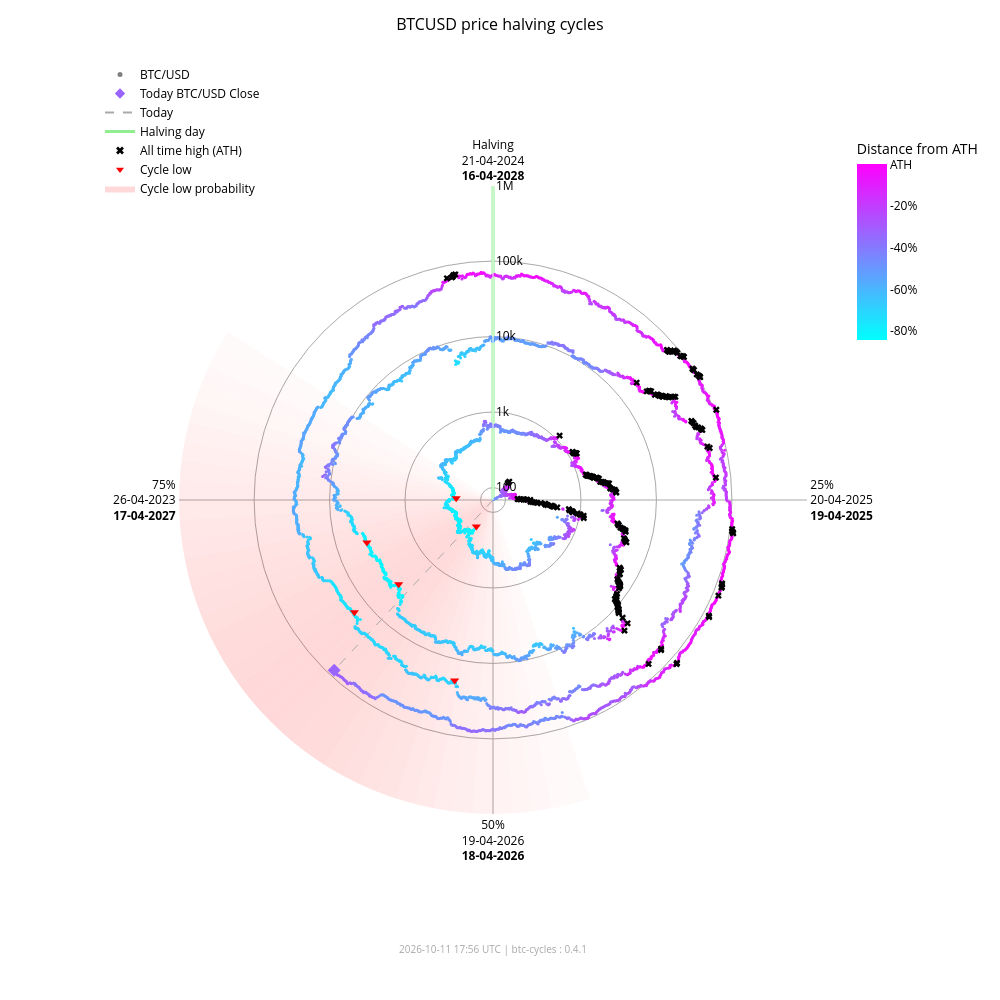

Notebook cell for this chart:
### Markdown cell above
### Interactive chart (plotly)

### Code cell
fig_interactive = btc.plot(
    kind="interactive",
    from_date="2012-11-28",
)
# plotly config for interactivity
config = {"scrollZoom": True, "displayModeBar": True}
# display in notebook
fig_interactive.show(config=config)

### Figure 1 — Plotly figure (JSON) as saved in the notebook; plotly's stock layout.template omitted (floating-point values rounded to 4 significant figures; data arrays with more than 128 entries replaced by an {"elided": "..."} marker saying what was removed)
{"data": [{"fill": "toself", "fillcolor": "rgba(255,0,0,0.018306980149439524)", "hoverinfo": "skip", "line": {"width": 0}, "mode": "lines", "r": [68.43, 1000000, 1000000, 68.43, 68.43], "showlegend": false, "theta": [162.0, 162.0, 165.6, 165.6, 162.0], "type": "scatterpolar"}, {"fill": "toself", "fillcolor": "rgba(255,0,0,0.02405911634527998)", "hoverinfo": "skip", "line": {"width": 0}, "mode": "lines", "r": [68.43, 1000000, 1000000, 68.43, 68.43], "showlegend": false, "theta": [165.6, 165.6, 169.2, 169.2, 165.6], "type": "scatterpolar"}, {"fill": "toself", "fillcolor": "rgba(255,0,0,0.03080344937225435)", "hoverinfo": "skip", "line": {"width": 0}, "mode": "lines", "r": [68.43, 1000000, 1000000, 68.43, 68.43], "showlegend": false, "theta": [169.2, 169.2, 172.8, 172.8, 169.2], "type": "scatterpolar"}, {"fill": "toself", "fillcolor": "rgba(255,0,0,0.03847233586005252)", "hoverinfo": "skip", "line": {"width": 0}, "mode": "lines", "r": [68.43, 1000000, 1000000, 68.43, 68.43], "showlegend": false, "theta": [172.8, 172.8, 176.4, 176.4, 172.8], "type": "scatterpolar"}, {"fill": "toself", "fillcolor": "rgba(255,0,0,0.04694405159551338)", "hoverinfo": "skip", "line": {"width": 0}, "mode": "lines", "r": [68.43, 1000000, 1000000, 68.43, 68.43], "showlegend": false, "theta": [176.4, 176.4, 180.0, 180.0, 176.4], "type": "scatterpolar"}, {"fill": "toself", "fillcolor": "rgba(255,0,0,0.05605603979818329)", "hoverinfo": "skip", "line": {"width": 0}, "mode": "lines", "r": [68.43, 1000000, 1000000, 68.43, 68.43], "showlegend": false, "theta": [180.0, 180.0, 183.6, 183.6, 180.0], "type": "scatterpolar"}, {"fill": "toself", "fillcolor": "rgba(255,0,0,0.06562330627802694)", "hoverinfo": "skip", "line": {"width": 0}, "mode": "lines", "r": [68.43, 1000000, 1000000, 68.43, 68.43], "showlegend": false, "theta": [183.6, 183.6, 187.2, 187.2, 183.6], "type": "scatterpolar"}, {"fill": "toself", "fillcolor": "rgba(255,0,0,0.07545707932574237)", "hoverinfo": "skip", "line": {"width": 0}, "mode": "lines", "r": [68.43, 1000000, 1000000, 68.43, 68.43], "showlegend": false, "theta": [187.2, 187.2, 190.8, 190.8, 187.2], "type": "scatterpolar"}, {"fill": "toself", "fillcolor": "rgba(255,0,0,0.08537841060169407)", "hoverinfo": "skip", "line": {"width": 0}, "mode": "lines", "r": [68.43, 1000000, 1000000, 68.43, 68.43], "showlegend": false, "theta": [190.8, 190.8, 194.4, 194.4, 190.8], "type": "scatterpolar"}, {"fill": "toself", "fillcolor": "rgba(255,0,0,0.09522272137134848)", "hoverinfo": "skip", "line": {"width": 0}, "mode": "lines", "r": [68.43, 1000000, 1000000, 68.43, 68.43], "showlegend": false, "theta": [194.4, 194.4, 198.0, 198.0, 194.4], "type": "scatterpolar"}, {"fill": "toself", "fillcolor": "rgba(255,0,0,0.10483418800389056)", "hoverinfo": "skip", "line": {"width": 0}, "mode": "lines", "r": [68.43, 1000000, 1000000, 68.43, 68.43], "showlegend": false, "theta": [198.0, 198.0, 201.6, 201.6, 198.0], "type": "scatterpolar"}, {"fill": "toself", "fillcolor": "rgba(255,0,0,0.11405248627197925)", "hoverinfo": "skip", "line": {"width": 0}, "mode": "lines", "r": [68.43, 1000000, 1000000, 68.43, 68.43], "showlegend": false, "theta": [201.6, 201.6, 205.2, 205.2, 201.6], "type": "scatterpolar"}, {"fill": "toself", "fillcolor": "rgba(255,0,0,0.1226975630500956)", "hoverinfo": "skip", "line": {"width": 0}, "mode": "lines", "r": [68.43, 1000000, 1000000, 68.43, 68.43], "showlegend": false, "theta": [205.2, 205.2, 208.8, 208.8, 205.2], "type": "scatterpolar"}, {"fill": "toself", "fillcolor": "rgba(255,0,0,0.13055959037792858)", "hoverinfo": "skip", "line": {"width": 0}, "mode": "lines", "r": [68.43, 1000000, 1000000, 68.43, 68.43], "showlegend": false, "theta": [208.8, 208.8, 212.4, 212.4, 208.8], "type": "scatterpolar"}, {"fill": "toself", "fillcolor": "rgba(255,0,0,0.13740037014073872)", "hoverinfo": "skip", "line": {"width": 0}, "mode": "lines", "r": [68.43, 1000000, 1000000, 68.43, 68.43], "showlegend": false, "theta": [212.4, 212.4, 216.0, 216.0, 212.4], "type": "scatterpolar"}, {"fill": "toself", "fillcolor": "rgba(255,0,0,0.14296927208088228)", "hoverinfo": "skip", "line": {"width": 0}, "mode": "lines", "r": [68.43, 1000000, 1000000, 68.43, 68.43], "showlegend": false, "theta": [216.0, 216.0, 219.6, 219.6, 216.0], "type": "scatterpolar"}, {"fill": "toself", "fillcolor": "rgba(255,0,0,0.14703219887325494)", "hoverinfo": "skip", "line": {"width": 0}, "mode": "lines", "r": [68.43, 1000000, 1000000, 68.43, 68.43], "showlegend": false, "theta": [219.6, 219.6, 223.2, 223.2, 219.6], "type": "scatterpolar"}, {"fill": "toself", "fillcolor": "rgba(255,0,0,0.14940752827264184)", "hoverinfo": "skip", "line": {"width": 0}, "mode": "lines", "r": [68.43, 1000000, 1000000, 68.43, 68.43], "showlegend": false, "theta": [223.2, 223.2, 226.8, 226.8, 223.2], "type": "scatterpolar"}, {"fill": "toself", "fillcolor": "rgba(255,0,0,0.15)", "hoverinfo": "skip", "line": {"width": 0}, "mode": "lines", "r": [68.43, 1000000, 1000000, 68.43, 68.43], "showlegend": false, "theta": [226.8, 226.8, 230.4, 230.4, 226.8], "type": "scatterpolar"}, {"fill": "toself", "fillcolor": "rgba(255,0,0,0.14882314851976614)", "hoverinfo": "skip", "line": {"width": 0}, "mode": "lines", "r": [68.43, 1000000, 1000000, 68.43, 68.43], "showlegend": false, "theta": [230.4, 230.4, 234.0, 234.0, 230.4], "type": "scatterpolar"}, {"fill": "toself", "fillcolor": "rgba(255,0,0,0.14600334989350275)", "hoverinfo": "skip", "line": {"width": 0}, "mode": "lines", "r": [68.43, 1000000, 1000000, 68.43, 68.43], "showlegend": false, "theta": [234.0, 234.0, 237.6, 237.6, 234.0], "type": "scatterpolar"}, {"fill": "toself", "fillcolor": "rgba(255,0,0,0.14176315293000516)", "hoverinfo": "skip", "line": {"width": 0}, "mode": "lines", "r": [68.43, 1000000, 1000000, 68.43, 68.43], "showlegend": false, "theta": [237.6, 237.6, 241.2, 241.2, 237.6], "type": "scatterpolar"}, {"fill": "toself", "fillcolor": "rgba(255,0,0,0.1363869302869166)", "hoverinfo": "skip", "line": {"width": 0}, "mode": "lines", "r": [68.43, 1000000, 1000000, 68.43, 68.43], "showlegend": false, "theta": [241.2, 241.2, 244.8, 244.8, 241.2], "type": "scatterpolar"}, {"fill": "toself", "fillcolor": "rgba(255,0,0,0.1301764369673448)", "hoverinfo": "skip", "line": {"width": 0}, "mode": "lines", "r": [68.43, 1000000, 1000000, 68.43, 68.43], "showlegend": false, "theta": [244.8, 244.8, 248.4, 248.4, 244.8], "type": "scatterpolar"}, {"fill": "toself", "fillcolor": "rgba(255,0,0,0.12340633026657584)", "hoverinfo": "skip", "line": {"width": 0}, "mode": "lines", "r": [68.43, 1000000, 1000000, 68.43, 68.43], "showlegend": false, "theta": [248.4, 248.4, 252.0, 252.0, 248.4], "type": "scatterpolar"}, {"fill": "toself", "fillcolor": "rgba(255,0,0,0.11628949020714345)", "hoverinfo": "skip", "line": {"width": 0}, "mode": "lines", "r": [68.43, 1000000, 1000000, 68.43, 68.43], "showlegend": false, "theta": [252.0, 252.0, 255.6, 255.6, 252.0], "type": "scatterpolar"}, {"fill": "toself", "fillcolor": "rgba(255,0,0,0.108959277972535)", "hoverinfo": "skip", "line": {"width": 0}, "mode": "lines", "r": [68.43, 1000000, 1000000, 68.43, 68.43], "showlegend": false, "theta": [255.6, 255.6, 259.2, 259.2, 255.6], "type": "scatterpolar"}, {"fill": "toself", "fillcolor": "rgba(255,0,0,0.1014715299920515)", "hoverinfo": "skip", "line": {"width": 0}, "mode": "lines", "r": [68.43, 1000000, 1000000, 68.43, 68.43], "showlegend": false, "theta": [259.2, 259.2, 262.8, 262.8, 259.2], "type": "scatterpolar"}, {"fill": "toself", "fillcolor": "rgba(255,0,0,0.09382430417652897)", "hoverinfo": "skip", "line": {"width": 0}, "mode": "lines", "r": [68.43, 1000000, 1000000, 68.43, 68.43], "showlegend": false, "theta": [262.8, 262.8, 266.4, 266.4, 262.8], "type": "scatterpolar"}, {"fill": "toself", "fillcolor": "rgba(255,0,0,0.08598937207621672)", "hoverinfo": "skip", "line": {"width": 0}, "mode": "lines", "r": [68.43, 1000000, 1000000, 68.43, 68.43], "showlegend": false, "theta": [266.4, 266.4, 270.0, 270.0, 266.4], "type": "scatterpolar"}, {"fill": "toself", "fillcolor": "rgba(255,0,0,0.07794710108398434)", "hoverinfo": "skip", "line": {"width": 0}, "mode": "lines", "r": [68.43, 1000000, 1000000, 68.43, 68.43], "showlegend": false, "theta": [270.0, 270.0, 273.6, 273.6, 270.0], "type": "scatterpolar"}, {"fill": "toself", "fillcolor": "rgba(255,0,0,0.06971614429145927)", "hoverinfo": "skip", "line": {"width": 0}, "mode": "lines", "r": [68.43, 1000000, 1000000, 68.43, 68.43], "showlegend": false, "theta": [273.6, 273.6, 277.2, 277.2, 273.6], "type": "scatterpolar"}, {"fill": "toself", "fillcolor": "rgba(255,0,0,0.061371174705723626)", "hoverinfo": "skip", "line": {"width": 0}, "mode": "lines", "r": [68.43, 1000000, 1000000, 68.43, 68.43], "showlegend": false, "theta": [277.2, 277.2, 280.8, 280.8, 277.2], "type": "scatterpolar"}, {"fill": "toself", "fillcolor": "rgba(255,0,0,0.05304520605236535)", "hoverinfo": "skip", "line": {"width": 0}, "mode": "lines", "r": [68.43, 1000000, 1000000, 68.43, 68.43], "showlegend": false, "theta": [280.8, 280.8, 284.4, 284.4, 280.8], "type": "scatterpolar"}, {"fill": "toself", "fillcolor": "rgba(255,0,0,0.0449169389883407)", "hoverinfo": "skip", "line": {"width": 0}, "mode": "lines", "r": [68.43, 1000000, 1000000, 68.43, 68.43], "showlegend": false, "theta": [284.4, 284.4, 288.0, 288.0, 284.4], "type": "scatterpolar"}, {"fill": "toself", "fillcolor": "rgba(255,0,0,0.0371870550186571)", "hoverinfo": "skip", "line": {"width": 0}, "mode": "lines", "r": [68.43, 1000000, 1000000, 68.43, 68.43], "showlegend": false, "theta": [288.0, 288.0, 291.6, 291.6, 288.0], "type": "scatterpolar"}, {"fill": "toself", "fillcolor": "rgba(255,0,0,0.030049603184432498)", "hoverinfo": "skip", "line": {"width": 0}, "mode": "lines", "r": [68.43, 1000000, 1000000, 68.43, 68.43], "showlegend": false, "theta": [291.6, 291.6, 295.2, 295.2, 291.6], "type": "scatterpolar"}, {"fill": "toself", "fillcolor": "rgba(255,0,0,0.023665126797805223)", "hoverinfo": "skip", "line": {"width": 0}, "mode": "lines", "r": [68.43, 1000000, 1000000, 68.43, 68.43], "showlegend": false, "theta": [295.2, 295.2, 298.8, 298.8, 295.2], "type": "scatterpolar"}, {"fill": "toself", "fillcolor": "rgba(255,0,0,0.018141004067302662)", "hoverinfo": "skip", "line": {"width": 0}, "mode": "lines", "r": [68.43, 1000000, 1000000, 68.43, 68.43], "showlegend": false, "theta": [298.8, 298.8, 302.4, 302.4, 298.8], "type": "scatterpolar"}, {"hoverinfo": "skip", "line": {"color": "darkgrey", "dash": "dash", "width": 1}, "mode": "lines", "r": [68.43, 82910.0], "showlegend": false, "theta": [223.0, 223.0], "type": "scatterpolar"}, {"hoverinfo": "skip", "line": {"color": "lightgreen", "width": 3}, "mode": "lines", "r": [68.43, 1000000], "showlegend": false, "theta": [0, 0], "type": "scatterpolar"}, {"hoverinfo": "text", "marker": {"color": {"elided": "4915 str values"}, "size": 3}, "mode": "markers", "r": {"elided": "4915 float values"}, "showlegend": false, "text": {"elided": "4915 str values"}, "theta": {"elided": "4915 float values"}, "type": "scatterpolar"}, {"hoverinfo": "text", "marker": {"color": "#9a65ff", "size": 10, "symbol": "diamond"}, "mode": "markers", "r": [82910.0], "showlegend": false, "text": ["Today<br>Date: 2026-10-10<br>Price: $82,912.23"], "theta": [223.0], "type": "scatterpolar"}, {"hoverinfo": "text", "marker": {"color": "black", "size": 6, "symbol": "x"}, "mode": "markers", "r": {"elided": "182 float values"}, "showlegend": false, "text": {"elided": "182 str values"}, "theta": {"elided": "182 float values"}, "type": "scatterpolar"}, {"hoverinfo": "text", "marker": {"color": "red", "size": 8, "symbol": "triangle-down"}, "mode": "markers", "r": [178.1, 210.5, 3237.0, 3961.0, 19020.0, 15790.0], "showlegend": false, "text": ["Cycle Low<br>Date: 2015-01-14<br>Price: $178.10<br>ATH distance: -84.5%", "Cycle Low<br>Date: 2015-08-24<br>Price: $210.49<br>ATH distance: -81.7%", "Cycle Low<br>Date: 2018-12-15<br>Price: $3,236.76<br>ATH distance: -83.4%", "Cycle Low<br>Date: 2019-03-15<br>Price: $3,960.91<br>ATH distance: -79.7%", "Cycle Low<br>Date: 2022-06-18<br>Price: $19,017.64<br>ATH distance: -71.9%", "Cycle Low<br>Date: 2022-11-21<br>Price: $15,787.28<br>ATH distance: -76.6%"], "theta": [212.1, 272.7, 228.3, 251.4, 192.0, 231.0], "type": "scatterpolar"}, {"marker": {"color": "grey", "size": 5}, "mode": "markers", "name": "BTC/USD", "r": [null], "theta": [null], "type": "scatterpolar"}, {"marker": {"color": "#9a65ff", "size": 8, "symbol": "diamond"}, "mode": "markers", "name": "Today BTC/USD Close", "r": [null], "theta": [null], "type": "scatterpolar"}, {"line": {"color": "darkgrey", "dash": "dash"}, "mode": "lines", "name": "Today", "r": [null], "theta": [null], "type": "scatterpolar"}, {"line": {"color": "lightgreen", "width": 3}, "mode": "lines", "name": "Halving day", "r": [null], "theta": [null], "type": "scatterpolar"}, {"marker": {"color": "black", "size": 7, "symbol": "x"}, "mode": "markers", "name": "All time high (ATH)", "r": [null], "theta": [null], "type": "scatterpolar"}, {"marker": {"color": "red", "size": 7, "symbol": "triangle-down"}, "mode": "markers", "name": "Cycle low", "r": [null], "theta": [null], "type": "scatterpolar"}, {"fill": "toself", "fillcolor": "rgba(255,0,0,0.15)", "line": {"width": 0}, "mode": "lines", "name": "Cycle low probability", "r": [null], "theta": [null], "type": "scatterpolar"}, {"hoverinfo": "skip", "marker": {"cmax": 0, "cmin": -0.8453, "color": [0], "colorbar": {"len": 0.25, "ticktext": ["ATH", "-20%", "-40%", "-60%", "-80%", "-100%"], "tickvals": [0, -0.2, -0.4, -0.6, -0.8, -1.0], "title": {"text": "Distance from ATH"}, "x": 0.95, "y": 0.92, "yanchor": "top"}, "colorscale": {"elided": "256x2 mixed values"}, "showscale": true, "size": 0}, "mode": "markers", "r": [null], "showlegend": false, "theta": [null], "type": "scatterpolar"}], "layout": {"annotations": [{"font": {"color": "darkgrey", "size": 10}, "showarrow": false, "text": "2026-10-11 17:56 UTC | btc-cycles : 0.4.1", "x": 0.5, "xref": "paper", "y": -0.02, "yref": "paper"}], "font": {"color": "black"}, "height": 1000, "legend": {"bgcolor": "rgba(0,0,0,0)", "font": {"color": "black"}, "x": 0.0, "y": 1.0}, "margin": {"b": 60, "l": 100, "r": 80, "t": 60}, "paper_bgcolor": "white", "plot_bgcolor": "white", "polar": {"angularaxis": {"color": "black", "direction": "clockwise", "gridcolor": "darkgrey", "rotation": 90, "ticktext": ["Halving<br>21-04-2024<br><b>16-04-2028</b>", "25%<br>20-04-2025<br><b>19-04-2025</b>", "50%<br>19-04-2026<br><b>18-04-2026</b>", "75%<br>26-04-2023<br><b>17-04-2027</b>"], "tickvals": [0, 90, 180, 270]}, "bgcolor": "white", "domain": {"x": [0.1, 0.9], "y": [0.05, 0.95]}, "radialaxis": {"angle": 90, "color": "black", "gridcolor": "darkgrey", "range": [1.835, 6.0], "tickangle": 90, "ticktext": ["100", "1k", "10k", "100k", "1M"], "tickvals": [100, 1000, 10000, 100000, 1000000], "type": "log"}}, "title": {"font": {"color": "black", "size": 16}, "text": "BTCUSD price halving cycles", "x": 0.5}, "width": 1000}}
